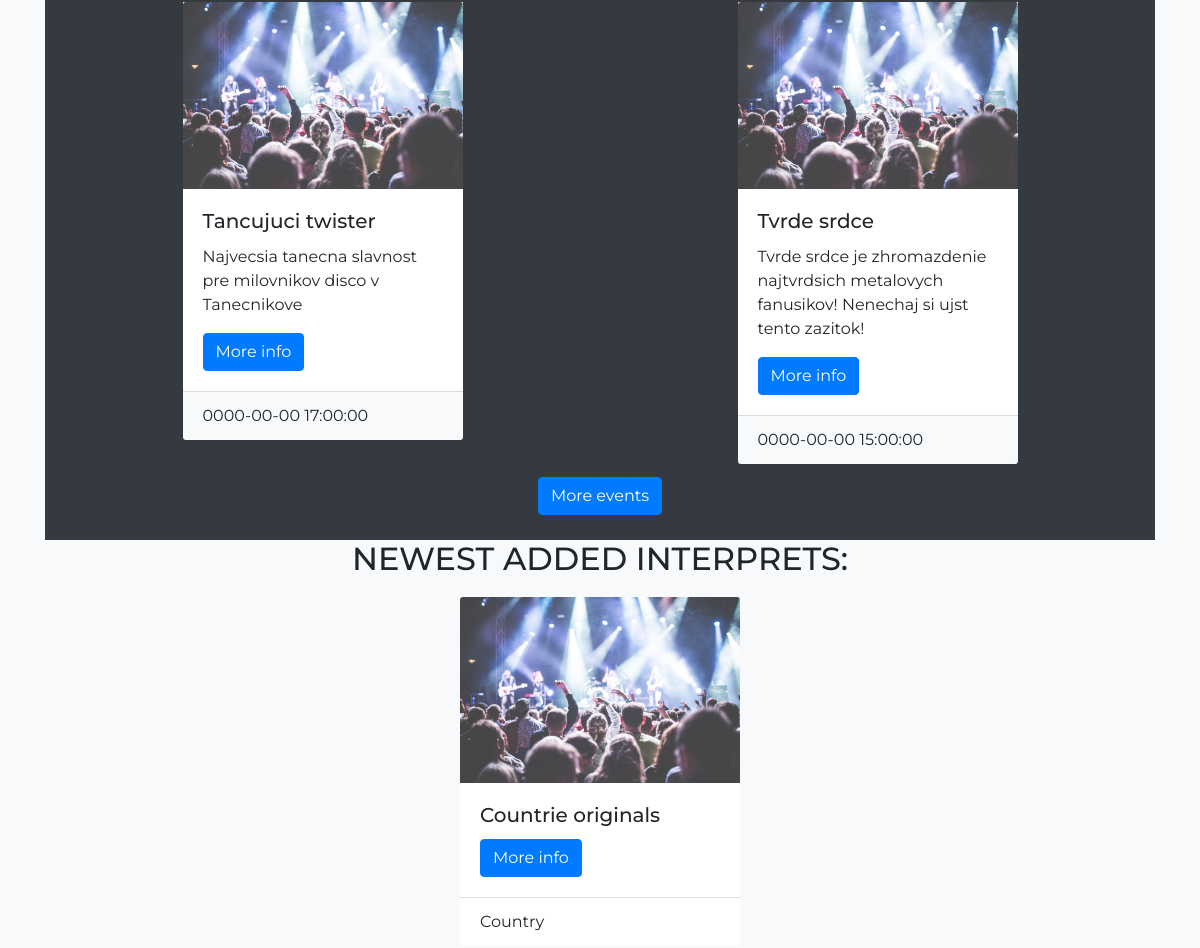
/ (middle part), run on an earlier commit of the app's database.
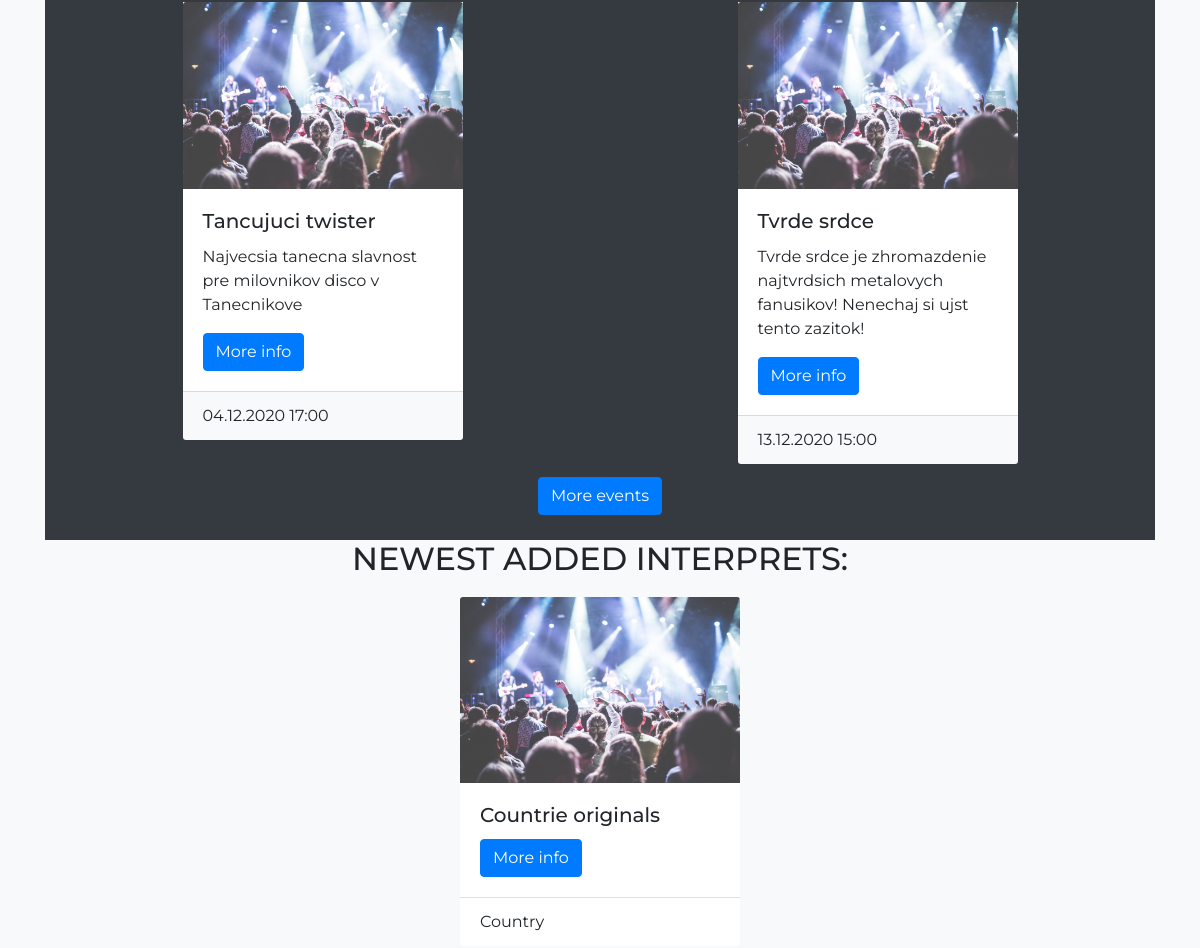
And on a later commit of the database.
### tables this page shows
CREATE TABLE EVENTS (
    EventID int PRIMARY KEY AUTO_INCREMENT NOT NULL,
    Name varchar(128) NOT NULL,
    Describtion varchar(255),
    Address varchar(128) NOT NULL,
    Start_date varchar(32) NOT NULL,
    Start_time varchar(32) NOT NULL,
    End_date varchar(32) NOT NULL,
    End_time varchar(32) NOT NULL,
    Price float(24) NOT NULL,
    Capacity int NOT NULL,
    Reserved int NOT NULL,
    MaxCapacity int NOT NULL,
    UserID int NOT NULL,
    FOREIGN KEY (UserID) REFERENCES USERS(UserID)
);

CREATE TABLE INTERPRET (
    InterpretID int PRIMARY KEY AUTO_INCREMENT NOT NULL,
    Owner int,
    FOREIGN KEY (Owner) REFERENCES USERS(UserID),
    Name varchar(128)
);

CREATE TABLE GENRE (
    GenreID int PRIMARY KEY AUTO_INCREMENT NOT NULL,
    GenreName varchar(32)
);

### src/php/includes/general_functions.include.php (called while the page is built, shortened)
<?php
function get_genre_byid($conn, $genre_id)
{
    $sql = "SELECT * FROM GENRE WHERE GenreID = ?;";
    $stmt = mysqli_stmt_init($conn);
    if(!mysqli_stmt_prepare($stmt, $sql))
    {
        header("location: ../../create_event.php?error=stmt_failed");
        exit();
    }
    mysqli_stmt_bind_param($stmt, "i", $genre_id);
    mysqli_stmt_execute($stmt);
    $result = mysqli_stmt_get_result($stmt);
    if($row = mysqli_fetch_assoc($result))
    {
        return $row;
    }
    else
    {
        $result = false;
        return $result;
    }
}
function get_allinterprets_genres($conn, $interpret_id)
{
    $sql = "SELECT * FROM INTERPRET_GENRES WHERE InterpretID = $interpret_id;";
    $stmt = mysqli_query($conn, $sql);
    $data = array();
    while ($row = mysqli_fetch_array($stmt)) {
        $data[] = $row;
    }
    return $data;
}
function six_newest_events($conn)
{
    $query = "SELECT * FROM EVENTS ORDER BY `EVENTS`.`EventID` DESC;";
    $result = mysqli_query($conn, $query);
    $data = array();
    $i = 0;
    while($row = mysqli_fetch_assoc($result))
    {
        $data[] = $row;
    }
    return $data;
}
function six_newest_interprets($conn)
{
    $query = "SELECT * FROM INTERPRET ORDER BY `INTERPRET`.`InterpretID` DESC;";
    $result = mysqli_query($conn, $query);
    $data = array();
    $i = 0;
    while($row = mysqli_fetch_assoc($result))
    {
        $data[] = $row;
    }
    return $data;
}

### src/index.php (the view, shortened to what this page needs)
<?php
    include_once 'header.php';
?>
    <div class="container">
        <div class="bg-dark" id="events">
            <div class="container row">
                <?php
                    require_once "php/includes/database_handler.include.php";
                    require_once "php/includes/general_functions.include.php";
                    $data = six_newest_events($conn);
                    foreach($data as $event):
                        $eventid = $event["EventID"];
                        $evetname = $event["Name"];
                        $describtion =  $event["Describtion"];
                        $starts = $event["Start_date"]." ".$event["Start_time"];
                        echo "
                        <div class=\"card-index mx-auto card-event-index\" style=\"width: 18rem; margin-top: 10px; margin-bottom: 60px;\">
                            <img src=\"img/carousel/carousel1.jpg\" class=\"card-img-top\">
                            <div class=\"card-body\">
                                <h5 class=\"card-title\">$evetname</h5>
                                <p class=\"card-text\">$describtion</p>
                                <a href=\"event.php?id=$eventid\" class=\"btn btn-primary\">More info</a>
                            </div>
                            <div class=\"card-footer bg-light\">
                                $starts
                            </div>
                        </div>
                        ";
                    endforeach;
                    echo "
            </div>
                    ";
                    echo "<div class=\"text-center\"> <a style=\"margin-bottom: 25px;\" href=\"events.php\" class=\"btn btn-primary event-btn\">More events</a> </div>";
                ?>
        </div>
        <div class="bg-light" id="interprets">
        <h2 class="text-center text-uppercase">Newest added interprets:</h2>
            <div class="container row">
                <?php
                    require_once "php/includes/database_handler.include.php";
                    require_once "php/includes/general_functions.include.php";
                    $data = six_newest_interprets($conn);
                    foreach($data as $interpret):
                        $interpretid = $interpret["InterpretID"];
                        $interpretname = $interpret["Name"];
                        $all_genres = get_allinterprets_genres($conn, $interpretid);
                        $genres = "";
                        foreach($all_genres as $genreid):
                            $genre = get_genre_byid($conn, $genreid["GenreID"]);
                            $genres = $genres . " " . $genre["GenreName"];
                        endforeach;
                        echo "
                        <div class=\"card-index mx-auto card-interpret-index\" style=\"width: 18rem; margin-top: 10px; margin-bottom: 60px;\">
                            <img src=\"img/carousel/carousel1.jpg\" class=\"card-img-top\">
                            <div class=\"card-body\">
                                <h5 class=\"card-title\">$interpretname</h5>
                                <a href=\"interpret.php?id=$interpretid\" class=\"btn btn-primary\">More info</a>
                            </div>
                            <div class=\"card-footer bg-white\">
                                $genres
                            </div>
                        </div>
                        ";
                    endforeach;
                    echo "
            </div>
                    ";
                ?>
        </div>
    </div>
<?php
    include_once 'footer.php';
?>

### src/header.php (shortened to what this page needs)
<!DOCTYPE html>
<html lang="en">
    <head>
        <link rel="stylesheet" href="https://cdn.jsdelivr.net/npm/bootstrap@4.5.3/dist/css/bootstrap.min.css">
        <link rel='stylesheet' type='text/css' media='screen' href='css/main.css'>
    </head>
    <body class="bg-light">

### src/footer.php (shortened to what this page needs)
    </body>
</html>

### src/css/main.css (style rules this page uses)
body { font-family: 'Montserrat',sans-serif; min-height: 100%; }
.event-btn { margin-left: 10px; margin-right: 10px; }
.row { width: 100%; margin: 0; padding: 0; }
.card-event-index { max-width: 280px; max-height: 415px; min-width: 280px; min-height: 415px; margin-top: 20px; margin-bottom: 20px; background-color: white; }
.card-interpret-index { max-width: 280px; max-height: 340px; min-width: 280px; min-height: 340px; margin-top: 20px; margin-bottom: 20px; background-color: white; }

What changed in the data, as far as the page shows it:
changed events "Tancujuci twister": starts "0000-00-00 17:00:00" → "04.12.2020 17:00"
changed events "Tvrde srdce": starts "0000-00-00 15:00:00" → "13.12.2020 15:00"
